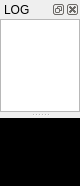
<?xml version="1.0" encoding="UTF-8"?>
<ui version="4.0">
 <class>MainWindow</class>
 <widget class="QMainWindow" name="MainWindow">
  <property name="geometry">
   <rect>
    <x>0</x>
    <y>0</y>
    <width>80</width>
    <height>186</height>
   </rect>
  </property>
  <property name="windowTitle">
   <string>MainWindow</string>
  </property>
  <widget class="QWidget" name="centralWidget">
   <property name="baseSize">
    <size>
     <width>1280</width>
     <height>720</height>
    </size>
   </property>
   <property name="styleSheet">
    <string notr="true">background:black;</string>
   </property>
   <layout class="QGridLayout" name="gridLayout">
    <property name="margin">
     <number>0</number>
    </property>
    <property name="spacing">
     <number>0</number>
    </property>
    <item row="0" column="0">
     <widget class="QGraphicsView" name="graphicsView">
      <property name="frameShape">
       <enum>QFrame::NoFrame</enum>
      </property>
      <property name="frameShadow">
       <enum>QFrame::Plain</enum>
      </property>
     </widget>
    </item>
   </layout>
  </widget>
  <widget class="QMenuBar" name="menuBar">
   <property name="geometry">
    <rect>
     <x>0</x>
     <y>0</y>
     <width>80</width>
     <height>21</height>
    </rect>
   </property>
  </widget>
  <widget class="QDockWidget" name="logWidget">
   <property name="floating">
    <bool>true</bool>
   </property>
   <property name="windowTitle">
    <string>LOG</string>
   </property>
   <attribute name="dockWidgetArea">
    <number>4</number>
   </attribute>
   <widget class="QWidget" name="dockWidgetContents">
    <layout class="QVBoxLayout" name="verticalLayout">
     <property name="spacing">
      <number>0</number>
     </property>
     <property name="margin">
      <number>0</number>
     </property>
     <item>
      <widget class="QListWidget" name="logger">
       <property name="wordWrap">
        <bool>true</bool>
       </property>
      </widget>
     </item>
    </layout>
   </widget>
  </widget>
 </widget>
 <layoutdefault spacing="6" margin="11"/>
 <resources/>
 <connections/>
</ui>
